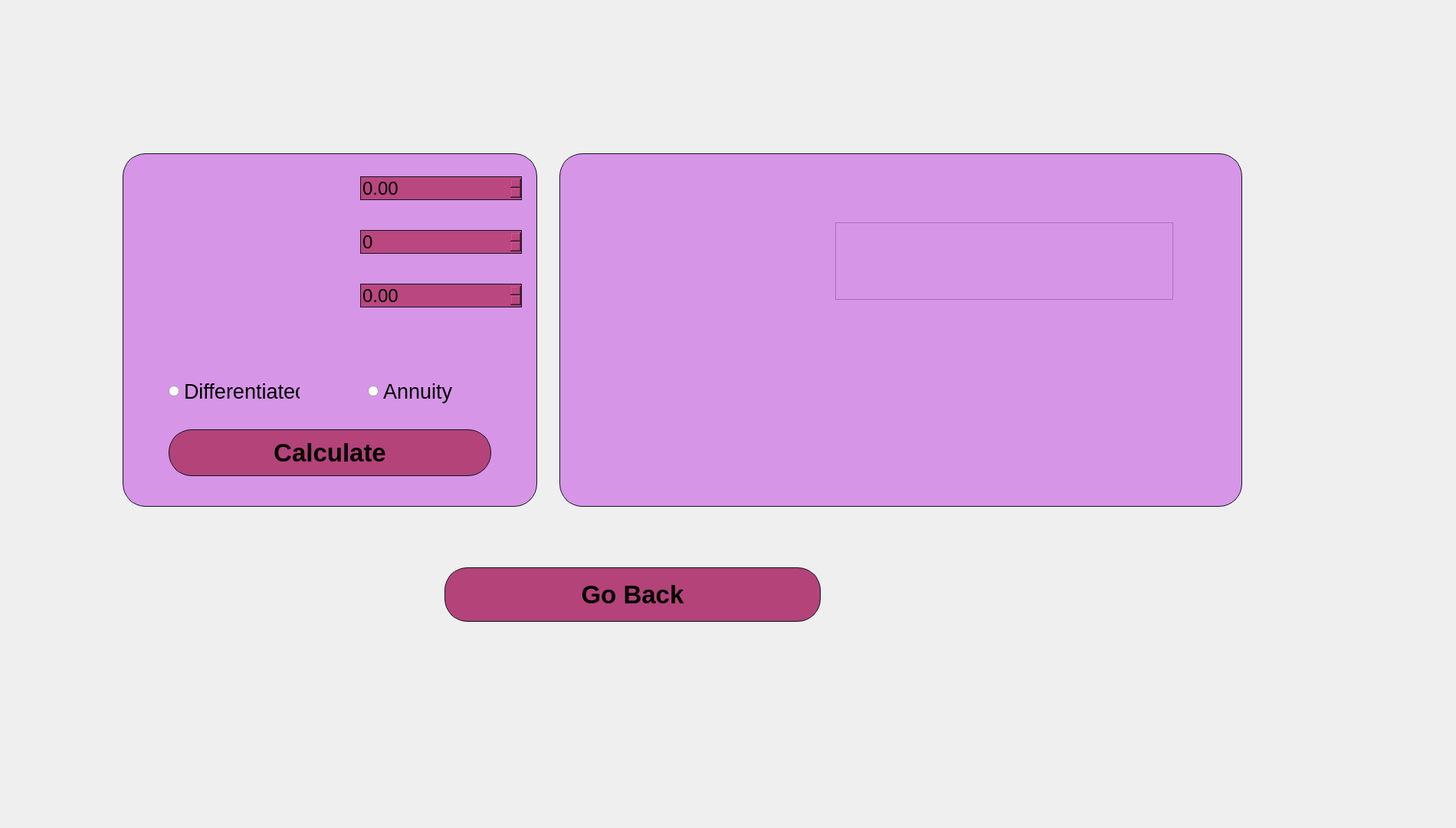
<?xml version="1.0" encoding="UTF-8"?>
<ui version="4.0">
 <class>Credit</class>
 <widget class="QDialog" name="Credit">
  <property name="geometry">
   <rect>
    <x>0</x>
    <y>0</y>
    <width>1900</width>
    <height>1080</height>
   </rect>
  </property>
  <property name="windowTitle">
   <string>Dialog</string>
  </property>
  <widget class="QLabel" name="back_img">
   <property name="geometry">
    <rect>
     <x>0</x>
     <y>-40</y>
     <width>1900</width>
     <height>1080</height>
    </rect>
   </property>
   <property name="text">
    <string/>
   </property>
   <property name="pixmap">
    <pixmap>img_2/imgonline-com-ua-Blur-6Mz5CZJd1C4ptg.jpg</pixmap>
   </property>
  </widget>
  <widget class="QPushButton" name="pushButton_win">
   <property name="geometry">
    <rect>
     <x>580</x>
     <y>740</y>
     <width>491</width>
     <height>71</height>
    </rect>
   </property>
   <property name="font">
    <font>
     <pointsize>25</pointsize>
     <italic>false</italic>
     <bold>true</bold>
     <underline>false</underline>
     <strikeout>false</strikeout>
    </font>
   </property>
   <property name="styleSheet">
    <string notr="true">QPushButton {
	background-color: rgb(180, 67, 122);
	border: 1px solid rgb(12, 23, 29);
	border-radius:  30px;
}
QPushButton:pressed {
	background-color: qlineargradient(x1: 0, y1: 0, x2: 0, y2: 1, stop: 0 rgb(74, 24, 45), stop: 1 rgb(141, 44, 78));
}</string>
   </property>
   <property name="text">
    <string>Go Back</string>
   </property>
  </widget>
  <widget class="QLabel" name="hihi_credit">
   <property name="geometry">
    <rect>
     <x>540</x>
     <y>40</y>
     <width>561</width>
     <height>121</height>
    </rect>
   </property>
   <property name="text">
    <string/>
   </property>
   <property name="pixmap">
    <pixmap>img_2/credit).png</pixmap>
   </property>
  </widget>
  <widget class="QLabel" name="label_2">
   <property name="geometry">
    <rect>
     <x>160</x>
     <y>200</y>
     <width>541</width>
     <height>461</height>
    </rect>
   </property>
   <property name="styleSheet">
    <string notr="true">background-color: rgb(214, 149, 231);
border: 1px solid rgb(12, 23, 29);
	border-radius:  30px;</string>
   </property>
   <property name="text">
    <string/>
   </property>
  </widget>
  <widget class="QLabel" name="label_step">
   <property name="geometry">
    <rect>
     <x>310</x>
     <y>475</y>
     <width>161</width>
     <height>21</height>
    </rect>
   </property>
   <property name="font">
    <font>
     <pointsize>23</pointsize>
    </font>
   </property>
   <property name="styleSheet">
    <string notr="true"/>
   </property>
   <property name="text">
    <string/>
   </property>
  </widget>
  <widget class="QDoubleSpinBox" name="rate_num">
   <property name="geometry">
    <rect>
     <x>470</x>
     <y>370</y>
     <width>211</width>
     <height>31</height>
    </rect>
   </property>
   <property name="font">
    <font>
     <pointsize>18</pointsize>
    </font>
   </property>
   <property name="styleSheet">
    <string notr="true">QDoubleSpinBox{
background-color: rgb(186, 71, 128);
	border: 1px solid rgb(14, 25, 31);
}</string>
   </property>
   <property name="maximum">
    <double>1000.000000000000000</double>
   </property>
  </widget>
  <widget class="QDoubleSpinBox" name="am_numb">
   <property name="geometry">
    <rect>
     <x>470</x>
     <y>230</y>
     <width>211</width>
     <height>31</height>
    </rect>
   </property>
   <property name="font">
    <font>
     <pointsize>18</pointsize>
    </font>
   </property>
   <property name="styleSheet">
    <string notr="true">QDoubleSpinBox{
	background-color: rgb(186, 71, 128);
	border: 1px solid rgb(14, 25, 31);
}</string>
   </property>
   <property name="maximum">
    <double>9999999999999999827367757839185598317239782875580932278577147150336.000000000000000</double>
   </property>
  </widget>
  <widget class="QLabel" name="amount">
   <property name="geometry">
    <rect>
     <x>180</x>
     <y>230</y>
     <width>271</width>
     <height>31</height>
    </rect>
   </property>
   <property name="font">
    <font>
     <pointsize>18</pointsize>
    </font>
   </property>
   <property name="styleSheet">
    <string notr="true"/>
   </property>
   <property name="text">
    <string/>
   </property>
   <property name="pixmap">
    <pixmap>img_2/cred_am.png</pixmap>
   </property>
  </widget>
  <widget class="QLabel" name="term">
   <property name="geometry">
    <rect>
     <x>250</x>
     <y>300</y>
     <width>111</width>
     <height>31</height>
    </rect>
   </property>
   <property name="text">
    <string/>
   </property>
   <property name="pixmap">
    <pixmap>img_2/term.png</pixmap>
   </property>
  </widget>
  <widget class="QLabel" name="rate">
   <property name="geometry">
    <rect>
     <x>190</x>
     <y>360</y>
     <width>251</width>
     <height>51</height>
    </rect>
   </property>
   <property name="text">
    <string/>
   </property>
   <property name="pixmap">
    <pixmap>img_2/rate.png</pixmap>
   </property>
  </widget>
  <widget class="QLabel" name="type">
   <property name="geometry">
    <rect>
     <x>360</x>
     <y>440</y>
     <width>101</width>
     <height>41</height>
    </rect>
   </property>
   <property name="text">
    <string/>
   </property>
   <property name="pixmap">
    <pixmap>img_2/type.png</pixmap>
   </property>
  </widget>
  <widget class="QRadioButton" name="differentiated">
   <property name="geometry">
    <rect>
     <x>220</x>
     <y>490</y>
     <width>171</width>
     <height>41</height>
    </rect>
   </property>
   <property name="font">
    <font>
     <pointsize>20</pointsize>
    </font>
   </property>
   <property name="text">
    <string>Differentiated</string>
   </property>
  </widget>
  <widget class="QRadioButton" name="annuity">
   <property name="geometry">
    <rect>
     <x>480</x>
     <y>490</y>
     <width>161</width>
     <height>41</height>
    </rect>
   </property>
   <property name="font">
    <font>
     <pointsize>20</pointsize>
    </font>
   </property>
   <property name="text">
    <string>Annuity</string>
   </property>
  </widget>
  <widget class="QLabel" name="label_6">
   <property name="geometry">
    <rect>
     <x>730</x>
     <y>200</y>
     <width>891</width>
     <height>461</height>
    </rect>
   </property>
   <property name="styleSheet">
    <string notr="true">background-color: rgb(214, 149, 231);
border: 1px solid rgb(12, 23, 29);
	border-radius:  30px;</string>
   </property>
   <property name="text">
    <string/>
   </property>
  </widget>
  <widget class="QPushButton" name="calculate">
   <property name="geometry">
    <rect>
     <x>220</x>
     <y>560</y>
     <width>421</width>
     <height>61</height>
    </rect>
   </property>
   <property name="font">
    <font>
     <pointsize>25</pointsize>
     <italic>false</italic>
     <bold>true</bold>
     <underline>false</underline>
     <strikeout>false</strikeout>
    </font>
   </property>
   <property name="styleSheet">
    <string notr="true">QPushButton {
	background-color: rgb(180, 67, 122);
	border: 1px solid rgb(12, 23, 29);
	border-radius:  30px;
}
QPushButton:pressed {
	background-color: qlineargradient(x1: 0, y1: 0, x2: 0, y2: 1, stop: 0 rgb(74, 24, 45), stop: 1 rgb(141, 44, 78));
}</string>
   </property>
   <property name="text">
    <string>Calculate</string>
   </property>
  </widget>
  <widget class="QLabel" name="result">
   <property name="geometry">
    <rect>
     <x>1020</x>
     <y>230</y>
     <width>151</width>
     <height>41</height>
    </rect>
   </property>
   <property name="text">
    <string/>
   </property>
   <property name="pixmap">
    <pixmap>img_2/res.png</pixmap>
   </property>
  </widget>
  <widget class="QLabel" name="month">
   <property name="geometry">
    <rect>
     <x>740</x>
     <y>330</y>
     <width>341</width>
     <height>41</height>
    </rect>
   </property>
   <property name="text">
    <string/>
   </property>
   <property name="pixmap">
    <pixmap>img_2/month.png</pixmap>
   </property>
  </widget>
  <widget class="QLabel" name="over">
   <property name="geometry">
    <rect>
     <x>740</x>
     <y>400</y>
     <width>451</width>
     <height>91</height>
    </rect>
   </property>
   <property name="text">
    <string/>
   </property>
   <property name="pixmap">
    <pixmap>img_2/over.png</pixmap>
   </property>
  </widget>
  <widget class="QLabel" name="total">
   <property name="geometry">
    <rect>
     <x>740</x>
     <y>530</y>
     <width>301</width>
     <height>61</height>
    </rect>
   </property>
   <property name="text">
    <string/>
   </property>
   <property name="pixmap">
    <pixmap>img_2/6ce4c2c47054779d50899fa40ee3e8f2.png</pixmap>
   </property>
  </widget>
  <widget class="QSpinBox" name="term_2">
   <property name="geometry">
    <rect>
     <x>470</x>
     <y>300</y>
     <width>211</width>
     <height>31</height>
    </rect>
   </property>
   <property name="font">
    <font>
     <pointsize>18</pointsize>
    </font>
   </property>
   <property name="styleSheet">
    <string notr="true">QSpinBox{
	background-color: rgb(186, 71, 128);
	border: 1px solid rgb(14, 25, 31);
}</string>
   </property>
   <property name="maximum">
    <number>600</number>
   </property>
  </widget>
  <widget class="QLabel" name="over_l">
   <property name="geometry">
    <rect>
     <x>1210</x>
     <y>430</y>
     <width>341</width>
     <height>31</height>
    </rect>
   </property>
   <property name="font">
    <font>
     <pointsize>18</pointsize>
    </font>
   </property>
   <property name="text">
    <string/>
   </property>
  </widget>
  <widget class="QLabel" name="total_l">
   <property name="geometry">
    <rect>
     <x>1050</x>
     <y>540</y>
     <width>401</width>
     <height>41</height>
    </rect>
   </property>
   <property name="font">
    <font>
     <pointsize>18</pointsize>
    </font>
   </property>
   <property name="text">
    <string/>
   </property>
  </widget>
  <widget class="QTextBrowser" name="ii">
   <property name="geometry">
    <rect>
     <x>1090</x>
     <y>290</y>
     <width>441</width>
     <height>101</height>
    </rect>
   </property>
   <property name="font">
    <font>
     <pointsize>18</pointsize>
    </font>
   </property>
   <property name="styleSheet">
    <string notr="true">background-color: rgb(214, 149, 231);</string>
   </property>
  </widget>
 </widget>
 <resources/>
 <connections/>
</ui>
